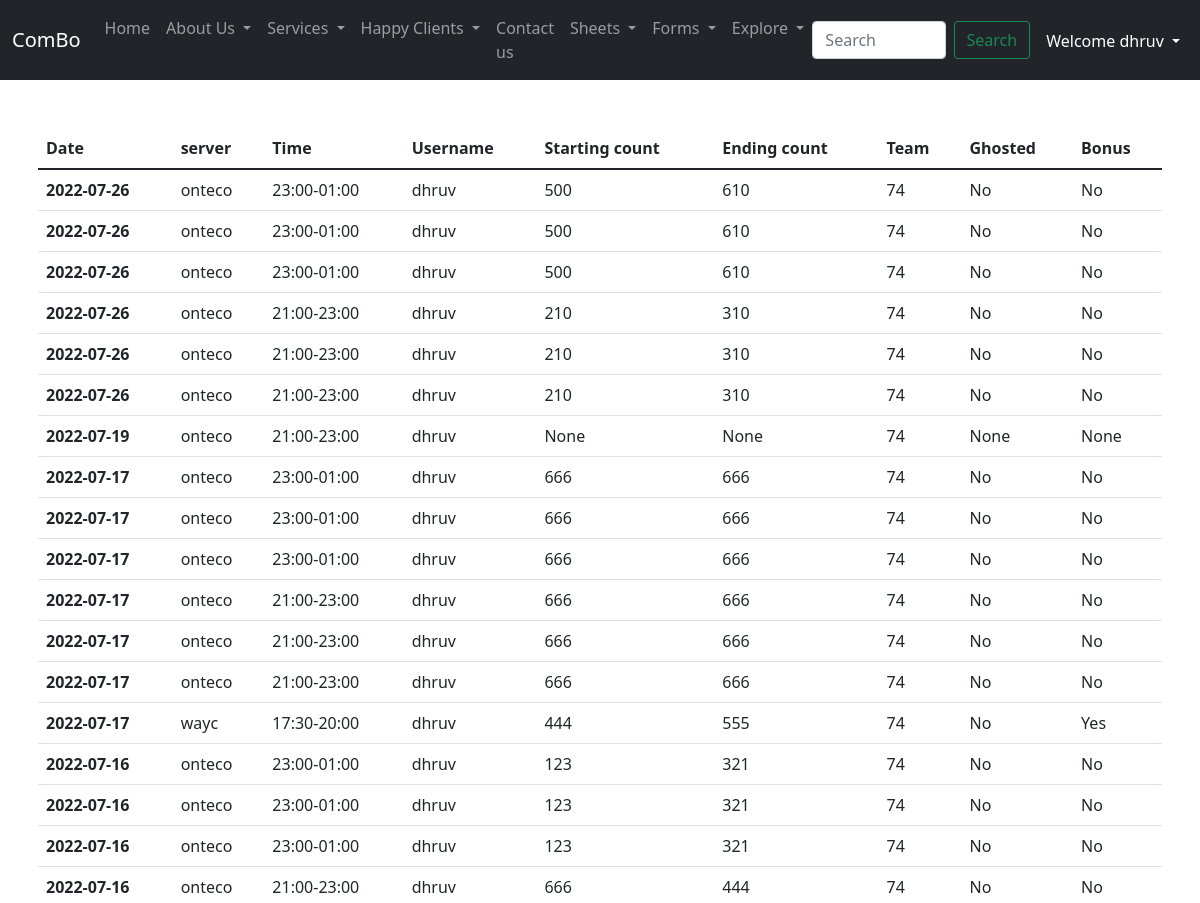
The page /usershiftcheck (signed in, upper part) on the database as committed earlier.
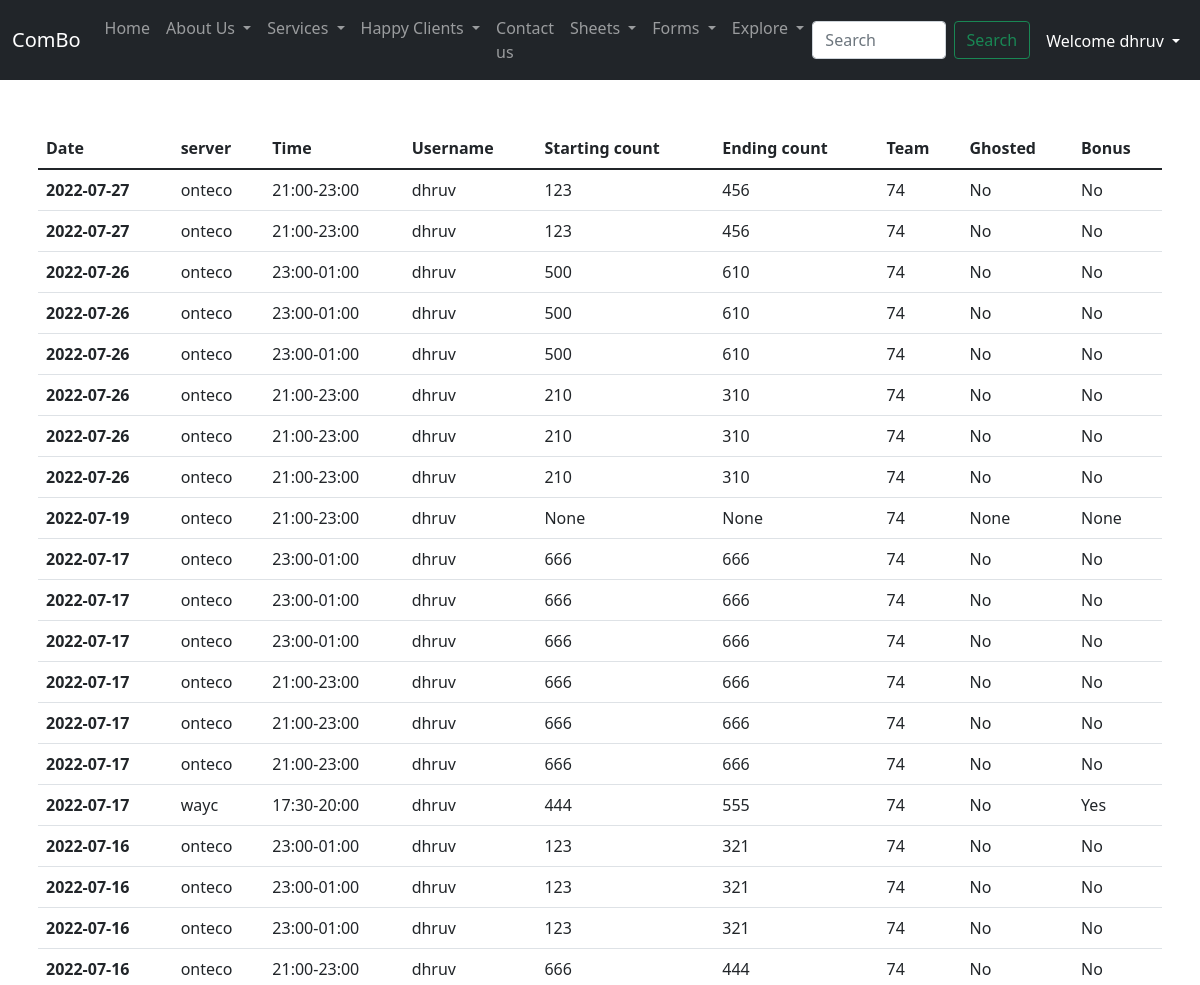
The same page on the database as committed later.
### login/models.py (models this page shows, shortened)
class serverSheet(models.Model):
    sno=models.AutoField(primary_key=True)
    serverName=models.CharField(max_length=15)
    date=models.CharField(max_length=50)
    shiftTime=models.CharField(max_length=50)
    userName=models.CharField(max_length=50)
    startingCount=models.IntegerField(blank=True,editable=True,null=True)
    endingCount=models.IntegerField(blank=True,editable=True,null=True)
    teamName=models.CharField(max_length=50,blank=True,editable=True,null=True)
    isghosted=models.CharField(max_length=50,blank=True,editable=True,null=True,default="yes")
    isbonus=models.CharField(max_length=50,blank=True,editable=True,null=True)
    commentText=models.CharField(max_length=500,default='')
    approval=models.CharField(max_length=10,blank=True,editable=True,null=True,default='')
    balanceCheck=models.CharField(max_length=10,blank=True,editable=True,null=True,default='no')
    startingCountScreenShot=models.ImageField(upload_to="startingScreenShot",null=True,default="")
    endingCountScreenShot=models.ImageField(upload_to="endingingScreenShot",null=True,default="")
    slug=models.CharField(max_length=120,default="",blank=True,editable=True,null=True)
    timestamp=models.DateTimeField(default=now)

### login/views.py (the view)
# urls.py: path('usershiftcheck',views.usershiftcheck,name='usershiftcheck'),
def usershiftcheck(request):
    userName=request.user
    querySet=reversed(serverSheet.objects.filter(userName=userName).order_by('date'))
    return render(request,'login/usershiftcheck.html',{'alldata':querySet})

### login/templates/login/usershiftcheck.html (shortened to what this page needs)
{% extends 'login/basic.html' %}
{% block isuseractive %}active{% endblock isuseractive %}
{% block body %}
{% if alldata is none %}
{% else %}
<div class="container my-5 px-2">
<table class="table">
    <thead>
      <tr>
        <th scope="col">Date</th>
        <th scope="col">server</th>
        <th scope="col">Time</th>
        <th scope="col">Username</th>
        <th scope="col">Starting count</th>
        <th scope="col">Ending count</th>
        <th scope="col">Team</th>
        <th scope="col">Ghosted</th>
        <th scope="col">Bonus</th>
      </tr>
    </thead>
    <tbody>
      {% for data in alldata %}
      <tr>
        <th scope="row">{{data.date}}</th>
        <td>{{data.serverName}}</td>
        <td>{{data.shiftTime}}</td>
        <td>{{data.userName}}</td>
        <td>{{data.startingCount}}</td>
        <td>{{data.endingCount}}</td>
        <td>{{data.teamName}}</td>
        <td>{{data.isghosted}}</td>
        <td>{{data.isbonus}}</td>
      </tr>{% endfor %}
    </tbody>
  </table>
</div>{% endif %}
{% endblock body %}

### login/templates/login/basic.html (shortened to what this page needs)
<!doctype html>
<html lang="en">
<head>
  <link href="https://cdn.jsdelivr.net/npm/bootstrap@5.1.3/dist/css/bootstrap.min.css" rel="stylesheet"
>
</head>
<body>
  <nav class="navbar navbar-expand-lg navbar-dark bg-dark">
    <div class="container-fluid">
      <a class="navbar-brand" href="home">ComBo</a>
      <div class="collapse navbar-collapse" id="navbarSupportedContent">
        <ul class="navbar-nav me-auto mb-2 mb-lg-0">
          <li class="nav-item">
            <a class="nav-link {% block homeactive %}{% endblock homeactive %}" aria-current="page" href="home">Home</a>
          </li>
          <li class="nav-item dropdown">
            <a class="nav-link dropdown-toggle {% block aboutactive %}{% endblock aboutactive %}" href="#" id="navbarDropdown" role="button" data-bs-toggle="dropdown"
              aria-expanded="false">
              About Us
            </a>
          </li>
          <li class="nav-item dropdown">
            <a class="nav-link dropdown-toggle {% block servicesactive %}{% endblock servicesactive %}" href="#" id="navbarDropdown" role="button" data-bs-toggle="dropdown"
              aria-expanded="false">
              Services
            </a>
          </li>
          <li class="nav-item dropdown">
            <a class="nav-link dropdown-toggle" href="#" id="navbarDropdown" role="button" data-bs-toggle="dropdown"
              aria-expanded="false">
              Happy Clients
            </a>
          </li>
          <li class="nav-item">
            <a class="nav-link" href="#">Contact us</a>
          </li>
          {% if user.is_authenticated %}
          <li class="nav-item dropdown">
            <a class="nav-link dropdown-toggle {% block sheetsactive %}{% endblock sheetsactive %}" href="#" id="navbarDropdown" role="button" data-bs-toggle="dropdown"
              aria-expanded="false">
              Sheets
            </a>
          </li>
          <li class="nav-item dropdown">
            <a class="nav-link dropdown-toggle {% block formsactive %}{% endblock formsactive %}" href="#" id="navbarDropdown" role="button" data-bs-toggle="dropdown"
              aria-expanded="false">
              Forms
            </a>
          </li>
          <li class="nav-item dropdown">
            <a class="nav-link dropdown-toggle {% block exploreactive %}{% endblock exploreactive %}" href="#" id="navbarDropdown" role="button" data-bs-toggle="dropdown"
              aria-expanded="false">
              Explore
            </a>
          </li>
          {% endif %}
        </ul>
        <form class="d-flex" style="height: 38px;">
          <input class="form-control me-0" type="search" placeholder="Search" aria-label="Search">
          <button class="btn btn-outline-success mx-2" type="submit">Search</button>
          {% if user.is_authenticated %}
          <ul class="navbar-nav me-auto mb-2 mb-lg-0">
            <li class="nav-item dropdown ">
              <a class="nav-link dropdown-toggle {% block isuseractive %}{% endblock isuseractive %}" href="#" id="navbarDropdown" role="button" data-bs-toggle="dropdown"
                aria-expanded="false">
                Welcome {{request.user}}
              </a>
            </li>
          </ul>
          {% else %}
          <a class="btn btn-primary mx-1" href="login" role="button">Login</a>
          <a class="btn btn-primary mx-1" href="signup" role="button">SignUp</a>
          {% endif %}
        </form>
      </div>
    </div>
  </nav>
  {% block body %}{% endblock body %}
</body>
</html>

Rows that differ between the two databases and show on the page:
added serverSheet: date "2022-07-27", serverName "onteco", shiftTime "21:00-23:00", userName "dhruv", startingCount "123", endingCount "456", teamName "74", isghosted "No", isbonus "No"
added serverSheet: date "2022-07-27", serverName "onteco", shiftTime "21:00-23:00", userName "dhruv", startingCount "123", endingCount "456", teamName "74", isghosted "No", isbonus "No"
